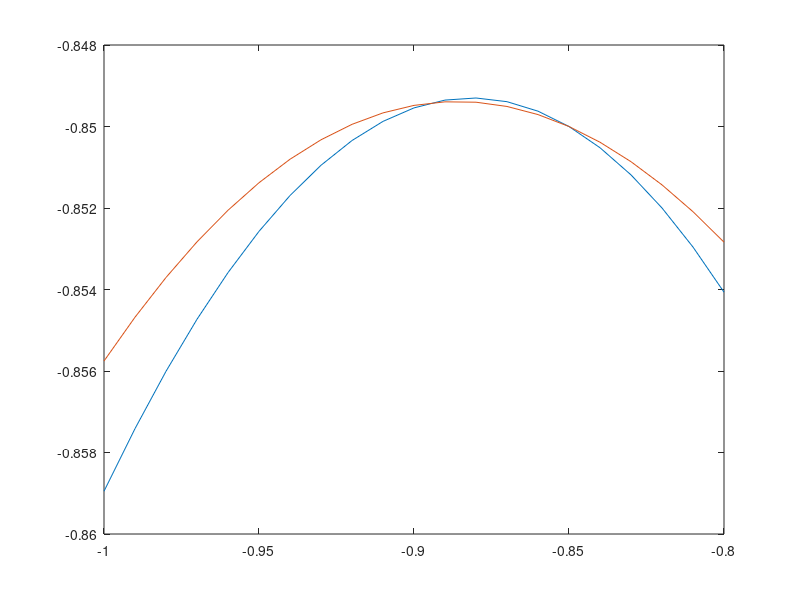

Write MATLAB code to recreate this figure.
Vvec=-1.0:0.01:-0.8;

Ifastvec = Vvec - 2*(tanh(Vvec-0)-tanh(-0.85-0));

Ispvec = 2*(tanh(Vvec-0.5)-tanh(-0.85-0.5));

Ismvec = -0.52*(tanh(Vvec+0.5)-tanh(-0.85+0.5));

Islowvec = Ifastvec + Ispvec + Ismvec;

plot(Vvec,Ifastvec,Vvec,Islowvec)